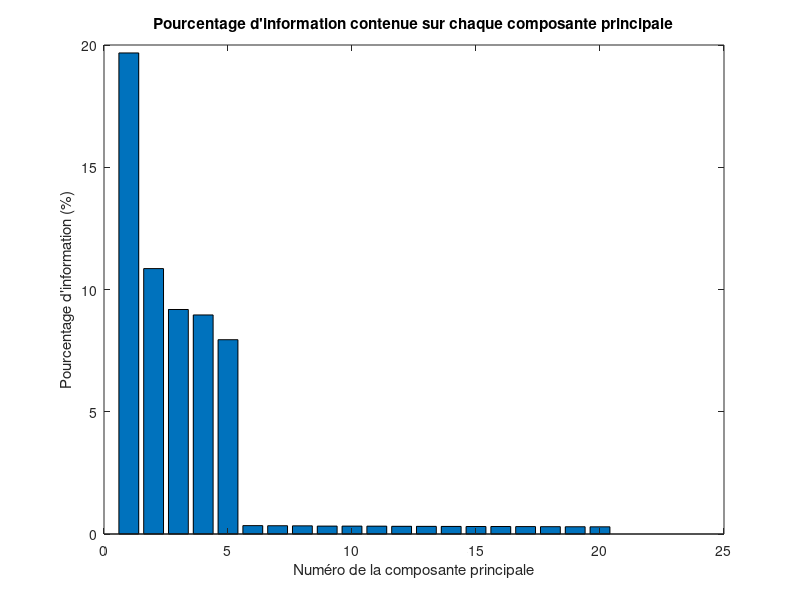
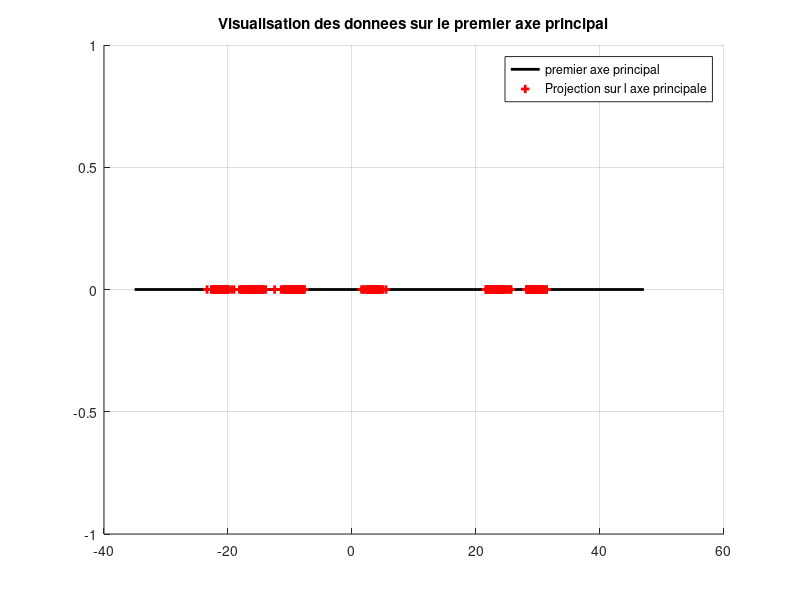
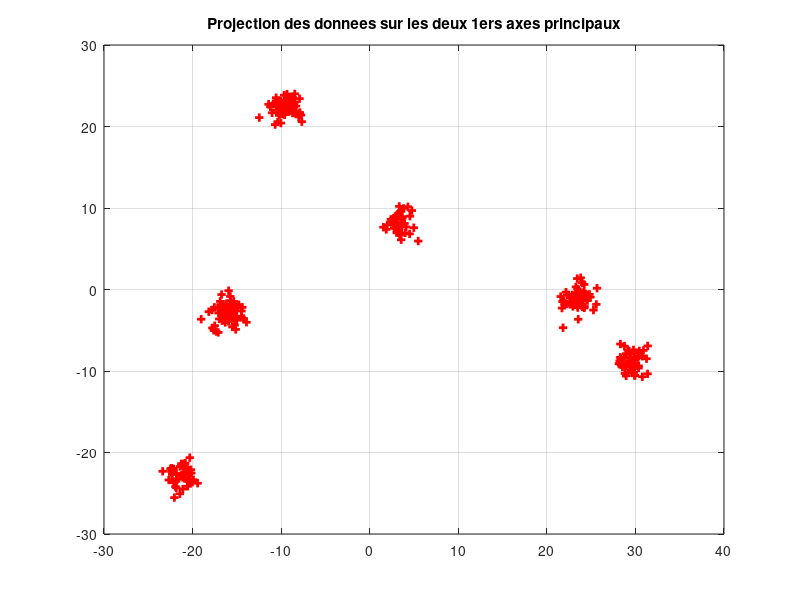
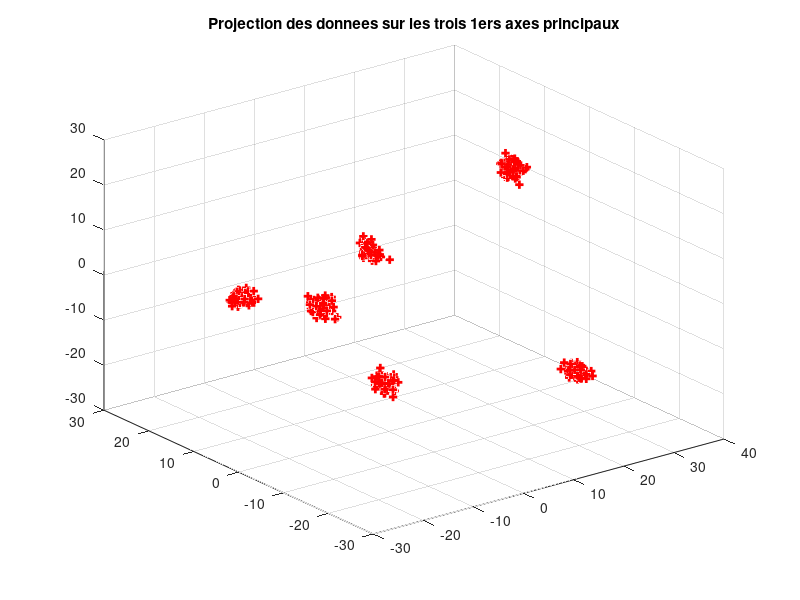

Source code (MATLAB) for these figures, in order:
clear variables
close all

% chargement du jeu de données
load('dataset.mat')


%% Calculer les axes principaux de X et la matrice C des données dans le nouveau repère

X = X'; % On classifie maintenant les variables et non les individus
mX = mean(X,1);
X_centre = X - mX;
sigma = 1/size(X,1) * (X_centre')*X_centre;

% Calcul des valeurs propres et des vecteurs principaux
[axes,lambda] = eig(sigma);

[lambdaTri, indices] = sort(diag(lambda),'descend');
axesTri = axes(:,indices);

C = X_centre*axesTri;


%% Pourcentage d'information apporté par chaque axe

info_axes = 100*abs(lambdaTri/sum(lambdaTri))';

figure(1), clf
bar(info_axes(1:20));
title("Pourcentage d'information contenue sur chaque composante principale")
xlabel('Numéro de la composante principale');ylabel("Pourcentage d'information (%)");

% L'apport des composantes est négligeable à partir de 6, on travaillera
% donc sur les 5 premiers axes


%% Affichage des donnees sur la premiere composante principale

figure(2); clf,
hold all;
p1 = plot([1.5*min(C(:,1)) 1.5*max(C(:,1))],[0 0],'k-','linewidth',2);
p2 = plot(C(:,1),0,'r+','linewidth',2);
grid on;

title('Visualisation des donnees sur le premier axe principal');
legend([p1;p2(1)],{'premier axe principal', 'Projection sur l axe principale'});


%% Affichage des donnees sur les deux premières composantes principales dans le plan

figure(3), clf, 
plot(C(:,1), C(:,2), 'r+', 'linewidth', 2);
grid on;
title('Projection des donnees sur les deux 1ers axes principaux');


%% Affichage des donnees sur les trois premières composantes principales dans l'espace

figure(4), clf,
plot3(C(:,1), C(:,2), C(:,3), 'r+', 'linewidth', 2);
grid on;
title('Projection des donnees sur les trois 1ers axes principaux');


%%  Affichage des donnees sur les quatres premières composantes principales dans l'espace

figure(5); clf,
pointsize = 20;
scatter3(C(:,1), C(:,2), C(:,3), pointsize, C(:,4), 'filled');
title('Projection des données sur les quatres 1ers axes principaux');
colorbar;

% Ici on observe dans tous les cas 6 clusters, ce qui signifie qu'il y a
% 6 classes de variables.
